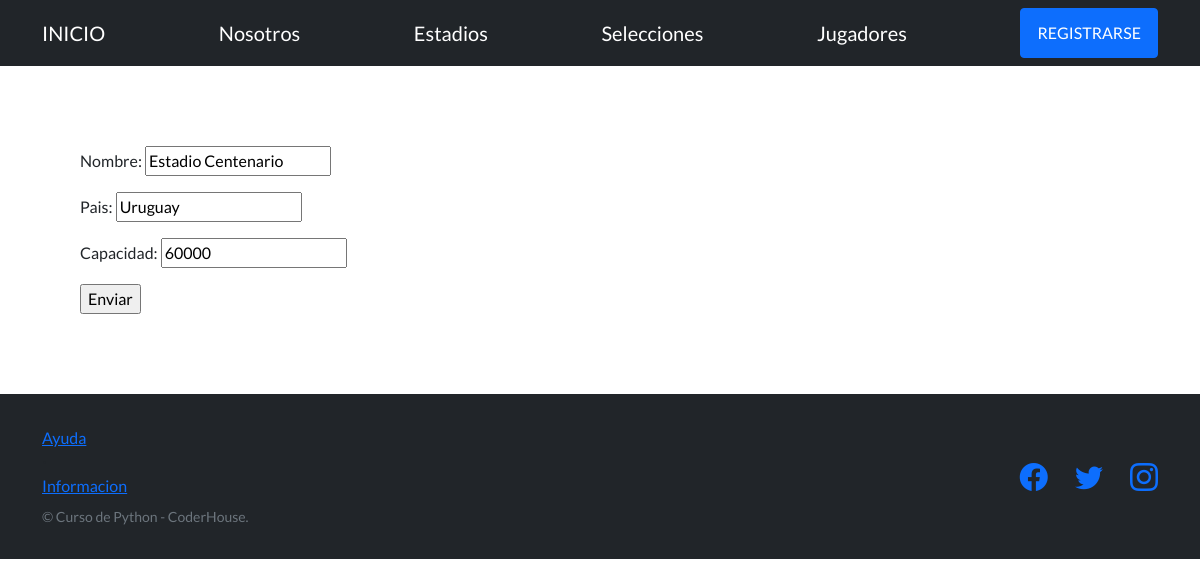
The page /editar-estadios/1/ on the database its author committed.
### app_mundial/models.py (models this page shows, shortened)
class Estadios(models.Model):
    nombre = models.CharField(max_length=500)
    pais = models.CharField(max_length=500)
    capacidad = models.IntegerField()

### app_mundial/views.py (the view)
# urls.py: path('editar-estadios/<int:id>/', views.editar_estadios, name="editar_estadios"),
def editar_estadios(request, id):
    estadios = Estadios.objects.get(id=id)
    if request.method == 'POST':
        formulario = EstadiosFormulario(request.POST)
        if formulario.is_valid():
            data = formulario.cleaned_data
            estadios.nombre = data['nombre']
            estadios.pais = data['pais']
            estadios.capacidad = data['capacidad']
            estadios.save()
            return redirect(reverse('estadios'))
    else:  # GET
        inicial = {
            'nombre': estadios.nombre,
            'pais': estadios.pais,
            'capacidad': estadios.capacidad,
        }
        formulario = EstadiosFormulario(initial=inicial)
    return render(request, "app_mundial/form_estadios.html", {"formulario": formulario})

### app_mundial/forms.py
class EstadiosFormulario(forms.Form):
    nombre = forms.CharField(max_length=50)
    pais = forms.CharField(max_length=50)
    capacidad = forms.IntegerField()

### app_mundial/templates/app_mundial/form_estadios.html (shortened to what this page needs)
{% extends "app_mundial/plantilla_base.html" %}
{% block contenido_base %}
<form  method="post">
  {{ formulario.as_p }}
  <input type="submit" value="Enviar" />
</form>
{% endblock contenido_base %}

### rows shown on the page
Estadios: nombre "Estadio Centenario", pais "Uruguay", capacidad "60000"
